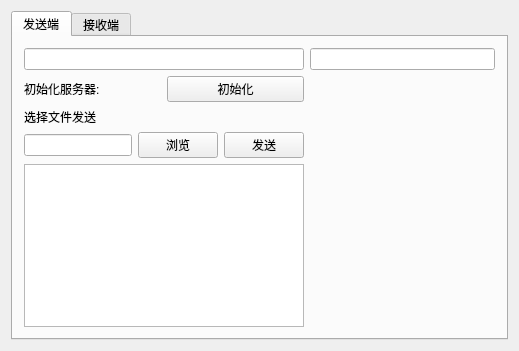
<?xml version="1.0" encoding="UTF-8"?>
<ui version="4.0">
 <class>UDTClass</class>
 <widget class="QMainWindow" name="UDTClass">
  <property name="geometry">
   <rect>
    <x>0</x>
    <y>0</y>
    <width>519</width>
    <height>351</height>
   </rect>
  </property>
  <property name="windowTitle">
   <string>UDT</string>
  </property>
  <widget class="QWidget" name="centralWidget">
   <layout class="QVBoxLayout" name="verticalLayout">
    <item>
     <widget class="QTabWidget" name="tabWidget">
      <property name="currentIndex">
       <number>0</number>
      </property>
      <widget class="QWidget" name="tab">
       <attribute name="title">
        <string>发送端</string>
       </attribute>
       <layout class="QGridLayout" name="gridLayout">
        <item row="1" column="0">
         <layout class="QHBoxLayout" name="horizontalLayout">
          <item>
           <widget class="QLabel" name="label">
            <property name="text">
             <string>初始化服务器:</string>
            </property>
           </widget>
          </item>
          <item>
           <widget class="QPushButton" name="btn_sender_init">
            <property name="text">
             <string>初始化</string>
            </property>
           </widget>
          </item>
         </layout>
        </item>
        <item row="3" column="0">
         <layout class="QHBoxLayout" name="horizontalLayout_2">
          <item>
           <widget class="QLineEdit" name="line_sender">
            <property name="text">
             <string/>
            </property>
           </widget>
          </item>
          <item>
           <widget class="QPushButton" name="btn_sender_check">
            <property name="text">
             <string>浏览</string>
            </property>
           </widget>
          </item>
          <item>
           <widget class="QPushButton" name="btn_sender_send">
            <property name="text">
             <string>发送</string>
            </property>
           </widget>
          </item>
         </layout>
        </item>
        <item row="2" column="0">
         <widget class="QLabel" name="label_2">
          <property name="text">
           <string>选择文件发送</string>
          </property>
         </widget>
        </item>
        <item row="4" column="0">
         <widget class="QPlainTextEdit" name="text_sender"/>
        </item>
        <item row="0" column="0">
         <widget class="QLineEdit" name="line_send_ip"/>
        </item>
        <item row="0" column="1">
         <widget class="QLineEdit" name="line_send_port"/>
        </item>
       </layout>
      </widget>
      <widget class="QWidget" name="tab_2">
       <attribute name="title">
        <string>接收端</string>
       </attribute>
       <widget class="QPlainTextEdit" name="text_rec">
        <property name="geometry">
         <rect>
          <x>20</x>
          <y>90</y>
          <width>451</width>
          <height>211</height>
         </rect>
        </property>
       </widget>
       <widget class="QWidget" name="">
        <property name="geometry">
         <rect>
          <x>20</x>
          <y>30</y>
          <width>457</width>
          <height>25</height>
         </rect>
        </property>
        <layout class="QHBoxLayout" name="horizontalLayout_3">
         <item>
          <widget class="QLineEdit" name="line_ip"/>
         </item>
         <item>
          <widget class="QLineEdit" name="line_port"/>
         </item>
         <item>
          <widget class="QLabel" name="label_3">
           <property name="text">
            <string>初始化服务器连接</string>
           </property>
          </widget>
         </item>
         <item>
          <widget class="QPushButton" name="btn_rec_init">
           <property name="text">
            <string>初始化</string>
           </property>
          </widget>
         </item>
        </layout>
       </widget>
       <widget class="QWidget" name="">
        <property name="geometry">
         <rect>
          <x>20</x>
          <y>60</y>
          <width>451</width>
          <height>25</height>
         </rect>
        </property>
        <layout class="QHBoxLayout" name="horizontalLayout_4">
         <item>
          <widget class="QLabel" name="label_4">
           <property name="text">
            <string>选择输出位置</string>
           </property>
          </widget>
         </item>
         <item>
          <widget class="QLineEdit" name="line_rec_location"/>
         </item>
         <item>
          <widget class="QPushButton" name="btn_rec_location">
           <property name="text">
            <string>确定</string>
           </property>
          </widget>
         </item>
         <item>
          <widget class="QPushButton" name="btn_rec_listen">
           <property name="text">
            <string>监听文件</string>
           </property>
          </widget>
         </item>
        </layout>
       </widget>
      </widget>
     </widget>
    </item>
   </layout>
  </widget>
 </widget>
 <layoutdefault spacing="6" margin="11"/>
 <resources>
  <include location="UDT.qrc"/>
 </resources>
 <connections/>
</ui>
